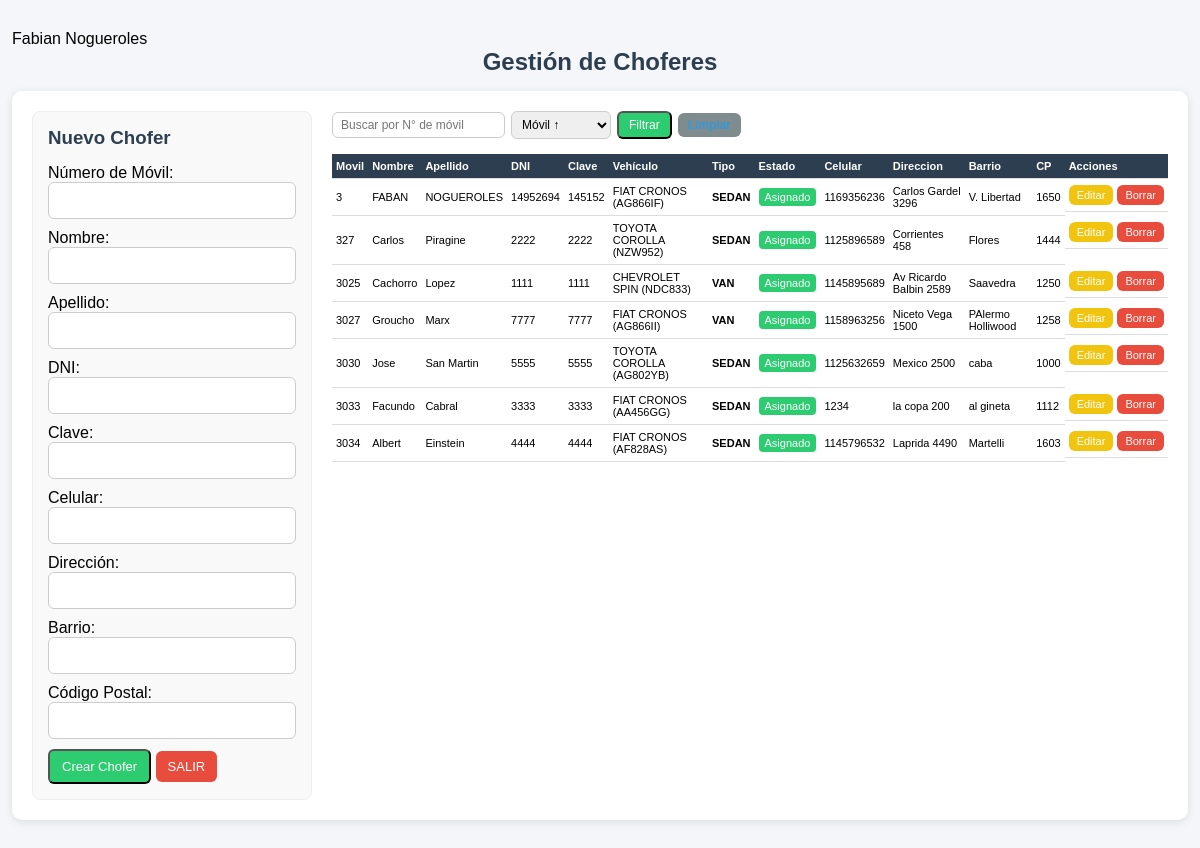
Page /php/00_administracion/choferes/listado_choferes.php (signed in) on the earlier database version.
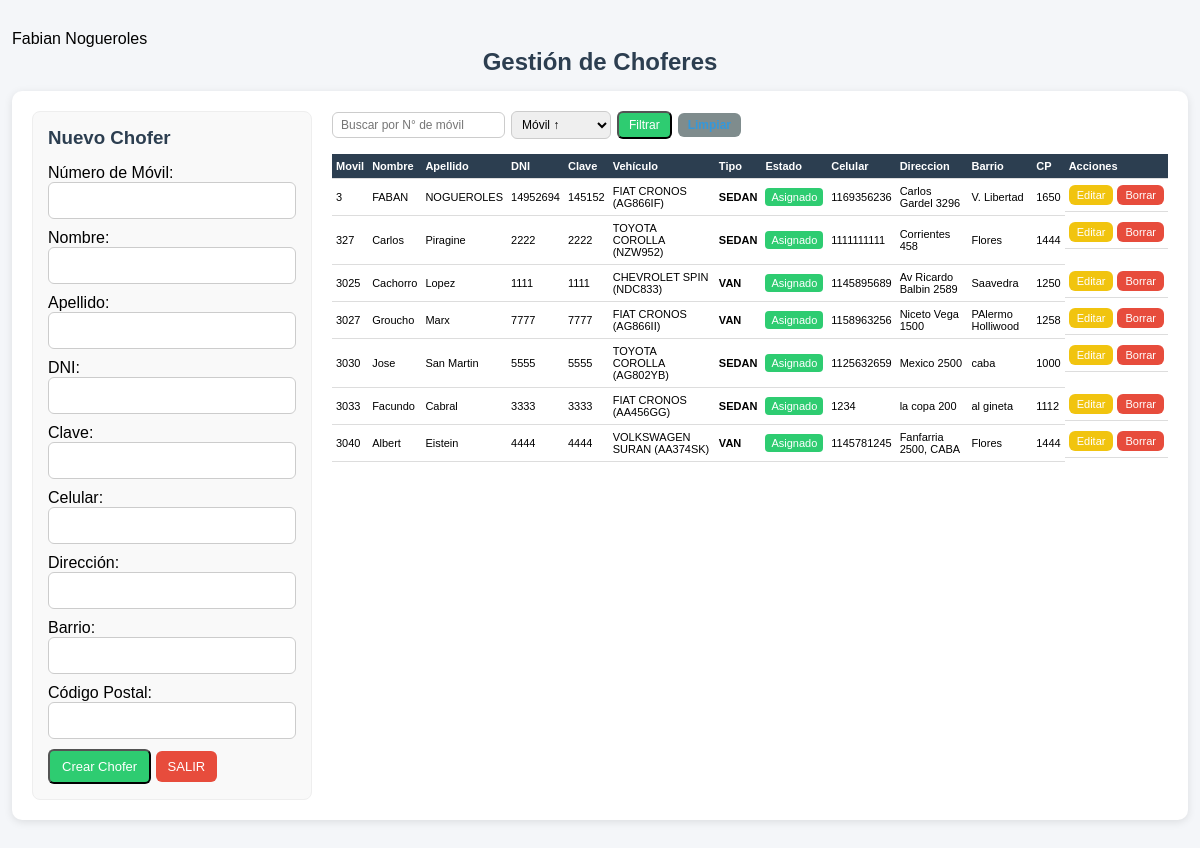
Same page on the later database version.
### tables this page shows
CREATE TABLE `vehiculos` (
  `id` int(11) NOT NULL AUTO_INCREMENT,
  `categoria` varchar(15) NOT NULL,
  `marca` varchar(50) NOT NULL,
  `modelo` varchar(50) NOT NULL,
  `patente` varchar(20) DEFAULT NULL,
  `estado` varchar(20) NOT NULL,
  `color` varchar(20) NOT NULL,
  `tipo` varchar(20) NOT NULL,
  `id_chofer` int(4) DEFAULT NULL,
  PRIMARY KEY (`id`)
);

CREATE TABLE `choferes` (
  `id` int(11) NOT NULL AUTO_INCREMENT,
  `nombre` varchar(100) NOT NULL,
  `apellido` varchar(100) NOT NULL,
  `cel` int(10) NOT NULL,
  `dir` varchar(30) NOT NULL,
  `barrio` varchar(20) NOT NULL,
  `cp` int(4) NOT NULL,
  `movil` int(11) DEFAULT NULL,
  `logeado` tinyint(1) NOT NULL,
  `activo` tinyint(1) NOT NULL,
  `user` int(8) NOT NULL,
  `clave` int(4) NOT NULL,
  PRIMARY KEY (`id`),
  UNIQUE KEY `movil` (`movil`)
);

### funciones/funciones.php (called while the page is built, shortened)
<?php
function conexion()
{
    $host = 'localhost';
    $db   = 'app_viajes';
    $user = 'root';
    $pass = 'belgrado';
    try {
        $dsn = "mysql:host=$host;dbname=$db;charset=utf8mb4";
        $conn = new PDO($dsn, $user, $pass, [
            PDO::ATTR_ERRMODE => PDO::ERRMODE_EXCEPTION,
            PDO::ATTR_DEFAULT_FETCH_MODE => PDO::FETCH_ASSOC,
            PDO::MYSQL_ATTR_INIT_COMMAND => "SET NAMES utf8mb4"
        ]);
        return $conn;
    } catch (PDOException $e) {
        echo "Error de conexión: " . $e->getMessage();
    }
}
?>
<?php
function obtenerVehiculos()
{
    $pdo = conexion();
    $sql = "SELECT v.*,
                   CONCAT(c.apellido, ' ', c.nombre) AS chofer
            FROM vehiculos v
            LEFT JOIN choferes c ON v.id_chofer = c.id
            ORDER BY v.patente ASC";
    return $pdo->query($sql)->fetchAll(PDO::FETCH_ASSOC);
}
function obtenerChoferes()
{
    $pdo = conexion();
    $sql = "SELECT c.*, v.patente, v.marca, v.modelo
            FROM choferes c
            LEFT JOIN vehiculos v ON c.id = v.id_chofer
            ORDER BY c.apellido ASC, c.nombre ASC";
    return $pdo->query($sql)->fetchAll(PDO::FETCH_ASSOC);
}

### php/00_administracion/choferes/listado_choferes.php (the view, shortened to what the changed rows need)
<?php
include_once "../../../funciones/funciones.php";
$choferes = obtenerChoferes();
$vehiculos = obtenerVehiculos();
$vehiculoPorChofer = [];
foreach ($vehiculos as $v) {
    if (!empty($v['id_chofer'])) {
        $vehiculoPorChofer[$v['id_chofer']] = [
            'marca'   => $v['marca'] ?? '',
            'modelo'  => $v['modelo'] ?? '',
            'patente' => $v['patente'] ?? '',
            'tipo'    => $v['tipo'] ?? ''
        ];
    }
}
$orden = $_GET['orden'] ?? 'movil_asc';
usort($choferes, function ($a, $b) use ($orden) {
    switch ($orden) {
        case 'movil_desc':
            return (int)$b['movil'] <=> (int)$a['movil'];
        case 'apellido_asc':
            return strcasecmp($a['apellido'] ?? '', $b['apellido'] ?? '');
        case 'apellido_desc':
            return strcasecmp($b['apellido'] ?? '', $a['apellido'] ?? '');
        default:
            return (int)$a['movil'] <=> (int)$b['movil'];
    }
});
?>
<!DOCTYPE html>
<html lang="es">
<head>
    <link rel="stylesheet" href="../../../css/estilos.css">
</head>
<body>
    <div class="container">
        <h2 class="text-center">Gestión de Choferes</h2>
        <div class="card operadores-layout">
            <div class="col-tabla">
                <table class="table">
                    <thead>
                        <tr>
                            <th>Movil</th>
                            <th>Nombre</th>
                            <th>Apellido</th>
                            <th>DNI</th>
                            <th>Clave</th>
                            <th>Vehículo</th>
                            <th>Tipo</th>
                            <th>Estado</th>
                            <th>Celular</th>
                            <th>Direccion</th>
                            <th>Barrio</th>
                            <th>CP</th>
                            <th>Acciones</th>
                        </tr>
                    </thead>
                    <tbody>
                        <?php if (count($choferes) > 0): ?>
                            <?php foreach ($choferes as $c): ?>
                                <tr>
                                    <td><?php echo htmlspecialchars($c['movil']); ?></td>
                                    <td><?php echo htmlspecialchars($c['nombre']); ?></td>
                                    <td><?php echo htmlspecialchars($c['apellido']); ?></td>
                                    <td><?php echo htmlspecialchars($c['user']); ?></td>
                                    <td><?php echo htmlspecialchars($c['clave']); ?></td>
                                    <?php $vehiculoAsignado = $vehiculoPorChofer[$c['id']] ?? null; ?>
                                    <td>
                                        <?php if ($vehiculoAsignado): ?>
                                            <?php echo htmlspecialchars($vehiculoAsignado['marca'] . ' ' . $vehiculoAsignado['modelo'] . ' (' . $vehiculoAsignado['patente'] . ')'); ?>
                                        <?php else: ?>
                                            <span class="text-muted">Sin vehículo</span>
                                        <?php endif; ?>
                                    </td>
                                    <td>
                                        <?php if ($vehiculoAsignado && !empty($vehiculoAsignado['tipo'])): ?>
                                            <strong><?php echo htmlspecialchars(ucfirst($vehiculoAsignado['tipo'])); ?></strong>
                                        <?php else: ?>
                                            <span class="text-muted">-</span>
                                        <?php endif; ?>
                                    </td>
                                    <td>
                                        <?php if ($vehiculoAsignado): ?>
                                            <span class="badge badge-success">Asignado</span>
                                        <?php else: ?>
                                            <span class="badge badge-danger">Libre</span>
                                        <?php endif; ?>
                                    </td>
                                    <td><?php echo htmlspecialchars($c['cel']); ?></td>
                                    <td><?php echo htmlspecialchars($c['dir']); ?></td>
                                    <td><?php echo htmlspecialchars($c['barrio']); ?></td>
                                    <td><?php echo htmlspecialchars($c['cp']); ?></td>
                                    <td>
                                        <a href="?editar=<?php echo $c['id']; ?>" class="btn btn-warning">Editar</a>
                                        <a href="?borrar=<?php echo $c['id']; ?>"
                                            class="btn btn-danger"
                                            onclick="return confirm('¿Eliminar chofer?')">
                                            Borrar
                                        </a>
                                    </td>
                                </tr>
                            <?php endforeach; ?>
                        <?php else: ?>
                            <tr>
                                <td colspan="14" class="text-center">No hay choferes.</td>
                            </tr>
                        <?php endif; ?>
                    </tbody>
                </table>
            </div>
        </div>
    </div>
</body>
</html>

Differences in the rows shown:
no longer on this page (row edited): vehiculos: id_chofer.movil "3034", id_chofer.nombre "Albert", id_chofer.apellido "Einstein", id_chofer.user "4444", id_chofer.clave "4444", id_chofer+marca+modelo "FIAT CRONOS (AF828AS)", id_chofer+tipo "SEDAN", id_chofer.cel "1145796532", id_chofer.dir "Laprida 4490", id_chofer.barrio "Martelli", id_chofer.cp "1603"
changed through a linked row, vehiculos "TOYOTA COROLLA (NZW952)": id_chofer.cel "1125896589" → "1111111111"
added vehiculos: id_chofer.movil "3040", id_chofer.nombre "Albert", id_chofer.apellido "Eistein", id_chofer.user "4444", id_chofer.clave "4444", id_chofer+marca+modelo "VOLKSWAGEN SURAN (AA374SK)", id_chofer+tipo "VAN", id_chofer.cel "1145781245", id_chofer.dir "Fanfarria 2500, CABA", id_chofer.barrio "Flores", id_chofer.cp "1444"
